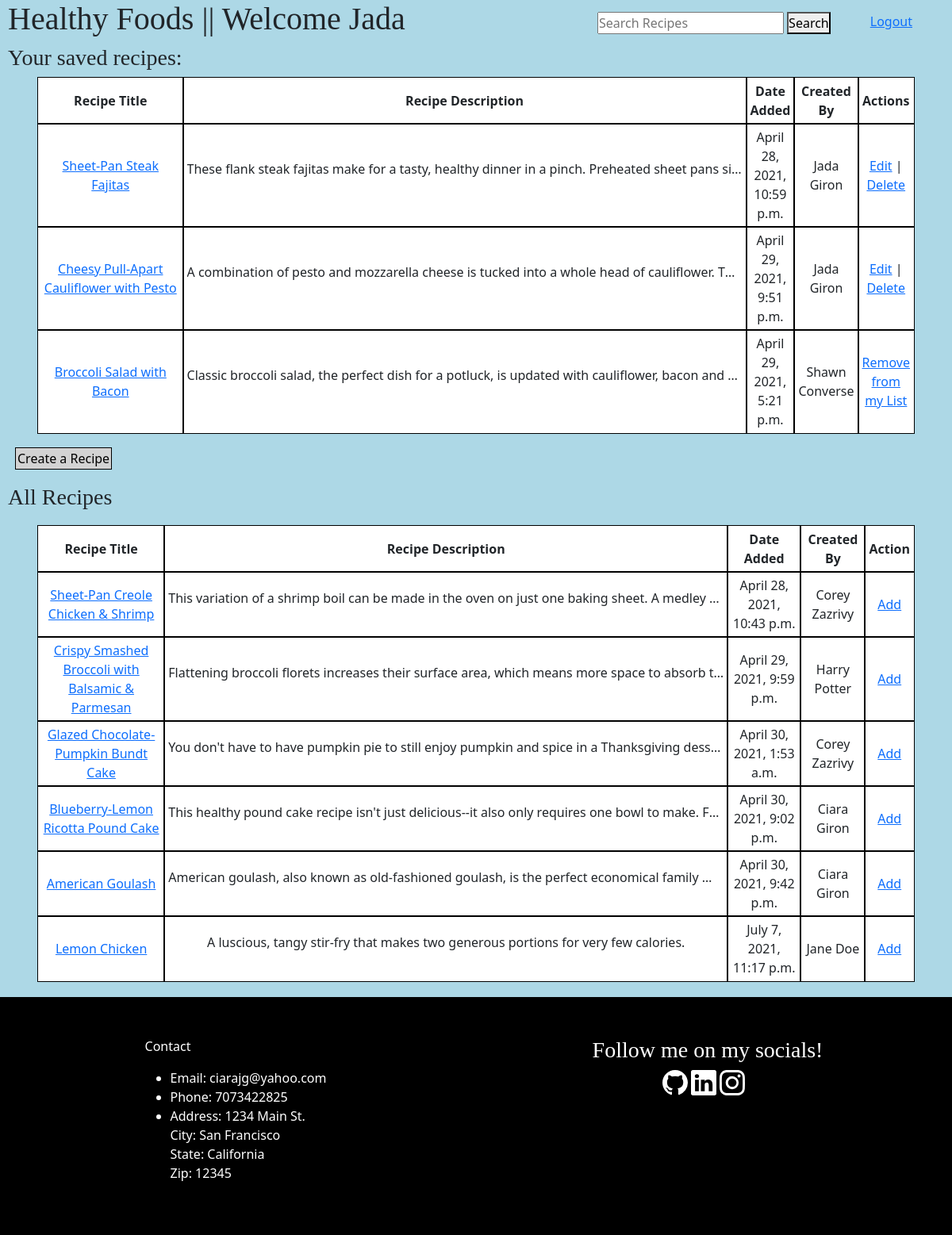
Page /dashboard (signed in) on the committed database.
### main_app/models.py (models this page shows, shortened)
class User(models.Model):
    first_name = models.CharField(max_length=255)
    last_name = models.CharField(max_length=255)
    email = models.CharField(max_length=255)
    password = models.CharField(max_length=255)
    created_at = models.DateTimeField(auto_now_add=True)
    updated_at = models.DateTimeField(auto_now=True)
    objects = UserManager()

class Recipe(models.Model):
    user = models.ForeignKey(User, related_name="recipes", on_delete=models.CASCADE)
    followers = models.ManyToManyField(User, related_name="recipes_followed")
    recipe_title = models.CharField(max_length=255)
    description = models.TextField()
    ingredients = models.TextField()
    directions = models.TextField()
    prep_time = models.CharField(max_length=255)
    cook_time = models.CharField(max_length=255)
    num_of_servings = models.IntegerField()
    likes = models.ManyToManyField(User, related_name="recipes_liked")
    created_at = models.DateTimeField(auto_now_add=True)
    updated_at = models.DateTimeField(auto_now=True)
    objects = RecipeManager()

### main_app/views.py (the view)
# urls.py: path('dashboard', views.dashboard),
def dashboard(request):
    if "user_id" not in request.session:
        return redirect('/')
    context = {
        "all_recipes": Recipe.objects.all(),
        "user": User.objects.get(id=request.session['user_id'])
    }
    return render(request, "dashboard.html", context)

### main_app/templates/dashboard.html (shortened to what this page needs)
<!DOCTYPE html>
<html lang="en">
<head>
    <link href="https://cdn.jsdelivr.net/npm/bootstrap@5.0.0-beta3/dist/css/bootstrap.min.css"
    rel="stylesheet"
>
    {% load static %}
    <link rel="stylesheet" href="{% static 'css/dashboard.css' %}">
</head>
<body>
    <div id="container">
        <div id="wrapper">
            <div id="header">
                <h1>Healthy Foods || Welcome {{ user.first_name }}</h1>
                <span class="form_and_logout">
                    <form action="{% url 'search-recipes' %}" method=POST>
                        <input type="text" name="searched" placeholder="Search Recipes"/>
                        <button type="submit">Search</button>
                    </form>
                    <span class="logout">
                        <a href="/logout">Logout</a>
                    </span>
                </span>
            </div>
            <h3>Your saved recipes: </h3>
            <table>
                <thead>
                    <tr>
                        <th scope="col">Recipe Title</th>
                        <th scope="col">Recipe Description</th>
                        <th scope="col">Date Added</th>
                        <th scope="col" id="created_by">Created By</th>
                        <th scope="col">Actions</th>
                    </tr>
                </thead>
                <tbody>
                    {% for recipe in user.recipes.all %}
                    <tr>
                        <td><a href="/recipes/{{ recipe.id }}">{{ recipe.recipe_title }}</a></td>
                        <td><p class="paragraph">{{ recipe.description }}</p></td>
                        <td>{{ recipe.created_at }}</td>
                        <td>{{ recipe.user.first_name }} {{ recipe.user.last_name }}</td>
                        <td>
                            <a href="{{ recipe.id }}/edit_recipe">Edit</a> |
                            <a href="{{ recipe.id }}/delete">Delete</a>
                        </td>
                    </tr>
                    {% endfor %}
                    {% for recipe in user.recipes_followed.all %}
                    <tr>
                        <td id="recipe_title"><a href="/recipes/{{ recipe.id }}">{{ recipe.recipe_title }}</a></td>
                        <td><p class="paragraph">{{ recipe.description }}</p></td>
                        <td>{{ recipe.created_at }}</td>
                        <td>{{ recipe.user.first_name }} {{ recipe.user.last_name }}</td>
                        <td>
                            <a href="{{ recipe.id }}/remove">Remove from my List</a>
                        </td>
                    </tr>
                    {% endfor %}
                </tbody>
            </table>
            <a id="create_link" href="/add_recipe">Create a Recipe</a>
            <h3 id="all_recipes_header" >All Recipes</h3>
            <table id="all_recipes">
                <thead>
                    <tr>
                        <th scope="col">Recipe Title</th>
                        <th scope="col">Recipe Description</th>
                        <th scope="col">Date Added</th>
                        <th scope="col">Created By</th>
                        <th scope="col">Action</th>
                    </tr>
                </thead>
                <tbody>
                    {% for recipe in all_recipes %}
                        {% if recipe not in user.recipes_followed.all %}
                            {% if recipe not in user.recipes.all %}
                                <tr>
                                    <td><a href="/recipes/{{ recipe.id }}">{{ recipe.recipe_title }}</a></td>
                                    <td><p class="paragraph">{{ recipe.description }}</p></td>
                                    <td>{{ recipe.created_at }}</td>
                                    <td>{{ recipe.user.first_name }} {{ recipe.user.last_name }}</td>
                                    <td>
                                        <a href="{{ recipe.id }}/follow">Add</a>
                                    </td>
                                </tr>
                            {% endif %}
                        {% endif %}
                    {% endfor %}
                </tbody>
            </table>
            {% include 'footer.html' %}
        </div>
    </div>
</body>
</html>

### main_app/static/css/dashboard.css (style rules this page uses)
* { margin: 0; padding: 0; }
#container { background-color: lightblue; }
#header { display: flex; justify-content: space-between; }
.logout { margin-right: 50px; margin-top: 15px; }
form { margin-right: 50px; margin-top: 15px; }
.form_and_logout { display: flex; justify-content: space-between; }
#all_recipes { margin-top: 20px; }
#create_link { background-color: lightgray; color: black; padding: 2px 2px; text-decoration: none; margin-left: 20px; outline: solid black 1px; }
.paragraph { width: 700px; white-space: nowrap; overflow: hidden; text-overflow: ellipsis; }
td, th { outline: solid black 1px; padding: 5px; }
table { margin-bottom: 20px; text-align: center; margin-left: 4%; margin-right: 4%; background-color: white; }
#all_recipes { margin-left: 4%; }
#all_recipes_header { margin-top: 20px; }
h1, h3 { font-family: 'Times New Roman', Times, serif; margin-left: 10px; }
#recipe_title { width: 19%; }

### rows in the picture
User: first_name "Jada"
Recipe: recipe_title "Sheet-Pan Steak Fajitas", description "These flank steak fajitas make for a tasty, healthy dinner in a pinch. Preheated sheet pans si…", created_at "April 28, 2021, 10:59 p.m.", user.first_name "Jada", user.last_name "Giron"
Recipe: recipe_title "Cheesy Pull-Apart Cauliflower with Pesto", description "A combination of pesto and mozzarella cheese is tucked into a whole head of cauliflower. T…", created_at "April 29, 2021, 9:51 p.m.", user.first_name "Jada", user.last_name "Giron"
Recipe: recipe_title "Broccoli Salad with Bacon", description "Classic broccoli salad, the perfect dish for a potluck, is updated with cauliflower, bacon and…", created_at "April 29, 2021, 5:21 p.m.", user.first_name "Shawn", user.last_name "Converse"
Recipe: recipe_title "Sheet-Pan Creole Chicken & Shrimp", description "This variation of a shrimp boil can be made in the oven on just one baking sheet. A medley…", created_at "April 28, 2021, 10:43 p.m.", user.first_name "Corey", user.last_name "Zazrivy"
Recipe: recipe_title "Crispy Smashed Broccoli with Balsamic & Parmesan", description "Flattening broccoli florets increases their surface area, which means more space to absorb t…", created_at "April 29, 2021, 9:59 p.m.", user.first_name "Harry", user.last_name "Potter"
Recipe: recipe_title "Glazed Chocolate-Pumpkin Bundt Cake", description "You don't have to have pumpkin pie to still enjoy pumpkin and spice in a Thanksgiving dess…", created_at "April 30, 2021, 1:53 a.m.", user.first_name "Corey", user.last_name "Zazrivy"
Recipe: recipe_title "Blueberry-Lemon Ricotta Pound Cake", description "This healthy pound cake recipe isn't just delicious--it also only requires one bowl to make. F…", created_at "April 30, 2021, 9:02 p.m.", user.first_name "Ciara", user.last_name "Giron"
Recipe: recipe_title "American Goulash", description "American goulash, also known as old-fashioned goulash, is the perfect economical family…", created_at "April 30, 2021, 9:42 p.m.", user.first_name "Ciara", user.last_name "Giron"
Recipe: recipe_title "Lemon Chicken", description "A luscious, tangy stir-fry that makes two generous portions for very few calories.", created_at "July 7, 2021, 11:17 p.m.", user.first_name "Jane", user.last_name "Doe"
